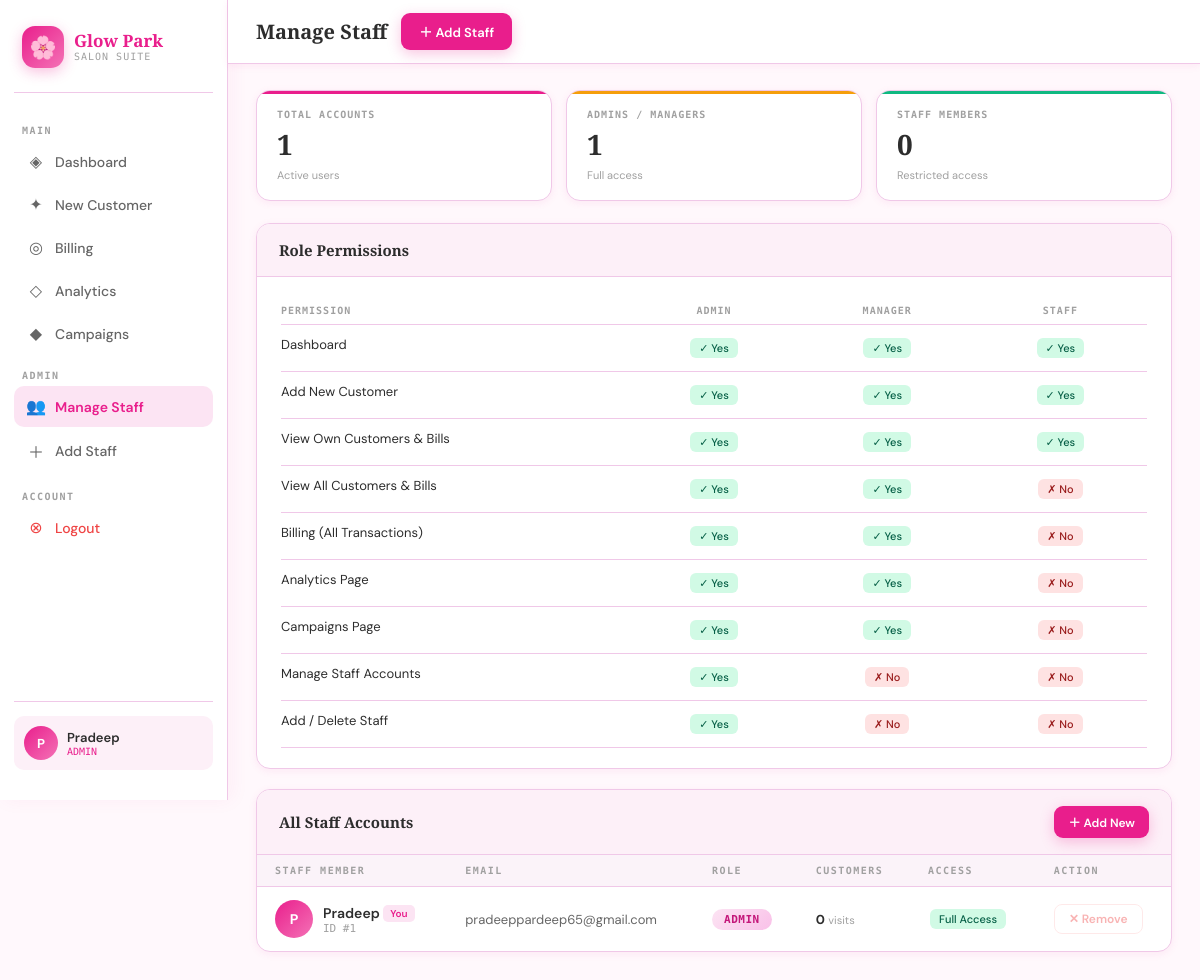
The app's page /staff (signed in) with its own data.
### app.py (models this page shows, shortened)
class User(db.Model, UserMixin):
    id       = db.Column(db.Integer, primary_key=True)
    name     = db.Column(db.String(100), nullable=False)
    email    = db.Column(db.String(100), unique=True, nullable=False)
    password = db.Column(db.String(100), nullable=False)
    role     = db.Column(db.String(20), nullable=False, default=ROLE_STAFF)

### app.py (the view)
@app.route('/staff')
@login_required
@admin_required
def manage_staff():
    return render_template('manage_staff.html', staff_list=User.query.order_by(User.name).all())

### app.py (called while the page is built)
def admin_required(f):
    @wraps(f)
    def decorated(*args, **kwargs):
        if not current_user.is_authenticated:
            return redirect(url_for('login'))
        if current_user.role not in ADMIN_ROLES:
            flash('Access denied. Admin only.', 'error')
            return redirect(url_for('dashboard'))
        return f(*args, **kwargs)
    return decorated

@lm.user_loader
def load_user(user_id):
    return User.query.get(int(user_id))

### templates/manage_staff.html (shortened to what this page needs)
{% extends 'base.html' %}
{% block page_title %}Manage Staff{% endblock %}
{% block topbar_actions %}
  <a href="{{ url_for('register') }}" class="btn btn-pink">＋ Add Staff</a>
{% endblock %}
{% block content %}
<div style="display:grid;grid-template-columns:repeat(3,1fr);gap:14px;margin-bottom:22px">
  {% set admin_count   = staff_list | selectattr('role','equalto','admin')   | list | length %}
  {% set manager_count = staff_list | selectattr('role','equalto','manager') | list | length %}
  {% set staff_count   = staff_list | selectattr('role','equalto','staff')   | list | length %}
  <div class="stat-card c-pink" style="padding:18px 20px">
    <div class="stat-label">Total Accounts</div>
    <div class="stat-value" style="font-size:28px">{{ staff_list|length }}</div>
    <div class="stat-sub">Active users</div>
  </div>
  <div class="stat-card c-amber" style="padding:18px 20px">
    <div class="stat-label">Admins / Managers</div>
    <div class="stat-value" style="font-size:28px">{{ admin_count + manager_count }}</div>
    <div class="stat-sub">Full access</div>
  </div>
  <div class="stat-card c-green" style="padding:18px 20px">
    <div class="stat-label">Staff Members</div>
    <div class="stat-value" style="font-size:28px">{{ staff_count }}</div>
    <div class="stat-sub">Restricted access</div>
  </div>
</div>
<div class="section-card" style="margin-bottom:20px">
  <div class="section-head">
    <div class="section-title">Role Permissions</div>
  </div>
  <div style="padding:20px 24px">
    <div style="display:grid;grid-template-columns:2fr 1fr 1fr 1fr;gap:0">
      <div style="font-size:10px;font-weight:600;color:var(--gray-light);letter-spacing:1px;text-transform:uppercase;font-family:'DM Mono',monospace;padding:8px 0;border-bottom:1px solid var(--pink-border)">Permission</div>
      <div style="font-size:10px;font-weight:600;color:var(--gray-light);letter-spacing:1px;text-transform:uppercase;font-family:'DM Mono',monospace;padding:8px 0;text-align:center;border-bottom:1px solid var(--pink-border)">Admin</div>
      <div style="font-size:10px;font-weight:600;color:var(--gray-light);letter-spacing:1px;text-transform:uppercase;font-family:'DM Mono',monospace;padding:8px 0;text-align:center;border-bottom:1px solid var(--pink-border)">Manager</div>
      <div style="font-size:10px;font-weight:600;color:var(--gray-light);letter-spacing:1px;text-transform:uppercase;font-family:'DM Mono',monospace;padding:8px 0;text-align:center;border-bottom:1px solid var(--pink-border)">Staff</div>
      {% set perms = [
        ('Dashboard', True, True, True),
        ('Add New Customer', True, True, True),
        ('View Own Customers & Bills', True, True, True),
        ('View All Customers & Bills', True, True, False),
        ('Billing (All Transactions)', True, True, False),
        ('Analytics Page', True, True, False),
        ('Campaigns Page', True, True, False),
        ('Manage Staff Accounts', True, False, False),
        ('Add / Delete Staff', True, False, False),
      ] %}
      {% for label, adm, mgr, stf in perms %}
      <div style="font-size:13px;color:var(--gray-dark);padding:11px 0;border-bottom:1px solid var(--pink-border)">{{ label }}</div>
      <div style="text-align:center;padding:11px 0;border-bottom:1px solid var(--pink-border)">
        <span class="permission-chip {{ 'perm-yes' if adm else 'perm-no' }}">{{ '✓ Yes' if adm else '✗ No' }}</span>
      </div>
      <div style="text-align:center;padding:11px 0;border-bottom:1px solid var(--pink-border)">
        <span class="permission-chip {{ 'perm-yes' if mgr else 'perm-no' }}">{{ '✓ Yes' if mgr else '✗ No' }}</span>
      </div>
      <div style="text-align:center;padding:11px 0;border-bottom:1px solid var(--pink-border)">
        <span class="permission-chip {{ 'perm-yes' if stf else 'perm-no' }}">{{ '✓ Yes' if stf else '✗ No' }}</span>
      </div>
      {% endfor %}
    </div>
  </div>
</div>
<div class="section-card">
  <div class="section-head">
    <div class="section-title">All Staff Accounts</div>
    <div class="section-actions">
      <a href="{{ url_for('register') }}" class="btn btn-pink" style="font-size:12px;padding:7px 14px">＋ Add New</a>
    </div>
  </div>
  <div class="table-wrap">
    <table>
      <thead>
        <tr>
          <th>Staff Member</th>
          <th>Email</th>
          <th>Role</th>
          <th>Customers</th>
          <th>Access</th>
          <th>Action</th>
        </tr>
      </thead>
      <tbody>
        {% for u in staff_list %}
        <tr>
          <td>
            <div style="display:flex;align-items:center;gap:10px">
              <div class="staff-avatar">{{ u.name[0].upper() }}</div>
              <div>
                <div style="font-weight:600;font-size:14px">
                  {{ u.name }}
                  {% if u.id == current_user.id %}
                    <span style="font-size:10px;background:var(--pink-light);color:var(--pink);padding:2px 7px;border-radius:5px;font-weight:600;vertical-align:middle">You</span>
                  {% endif %}
                </div>
                <div style="font-size:11px;color:var(--gray-light);font-family:'DM Mono',monospace">ID #{{ u.id }}</div>
              </div>
            </div>
          </td>
          <td style="font-size:13px;color:var(--gray-mid)">{{ u.email }}</td>
          <td>
            <span class="role-badge role-{{ u.role }}">{{ u.role }}</span>
          </td>
          <td style="font-size:13px">
            <b>{{ u.customers | length }}</b>
            <span style="font-size:11px;color:var(--gray-light)"> visits</span>
          </td>
          <td>
            {% if u.role in ['admin','manager'] %}
              <span class="permission-chip perm-yes">Full Access</span>
            {% else %}
              <span class="permission-chip perm-no">Own Customers Only</span>
            {% endif %}
          </td>
          <td>
            {% if u.id != current_user.id %}
            <form method="POST" action="{{ url_for('delete_staff', user_id=u.id) }}"
                  onsubmit="return confirm('Remove {{ u.name }}? This cannot be undone.')">
              <button type="submit" class="delete-btn">✕ Remove</button>
            </form>
            {% else %}
            <button class="delete-btn" disabled title="Cannot delete yourself">✕ Remove</button>
            {% endif %}
          </td>
        </tr>
        {% else %}
        <tr>
          <td colspan="6" style="text-align:center;padding:40px;color:var(--gray-light)">
            No staff accounts yet. <a href="{{ url_for('register') }}" style="color:var(--pink)">Add one →</a>
          </td>
        </tr>
        {% endfor %}
      </tbody>
    </table>
  </div>
</div>
{% endblock %}

### templates/base.html (shortened to what this page needs)
<!DOCTYPE html>
<html lang="en">
<head>
</head>
<body>
<aside class="sidebar">
  <div class="sidebar-brand">
    <div class="brand-icon">🌸</div>
    <div>
      <div class="brand-name">Glow Park</div>
      <div class="brand-sub">Salon Suite</div>
    </div>
  </div>
  <div class="nav-sec">Main</div>
  <a href="{{ url_for('dashboard') }}" class="nav-item {% if request.endpoint=='dashboard' %}active{% endif %}">
    <span class="nav-icon">◈</span> Dashboard
  </a>
  <a href="{{ url_for('new_visit') }}" class="nav-item {% if request.endpoint=='new_visit' %}active{% endif %}">
    <span class="nav-icon">✦</span> New Customer
  </a>
  <a href="{{ url_for('billing_view') }}" class="nav-item {% if request.endpoint=='billing_view' %}active{% endif %}">
    <span class="nav-icon">◎</span> Billing
  </a>
  {% if current_user.role in ['admin', 'manager'] %}
  <a href="{{ url_for('analytics_view') }}" class="nav-item {% if request.endpoint=='analytics_view' %}active{% endif %}">
    <span class="nav-icon">◇</span> Analytics
  </a>
  <a href="{{ url_for('campaigns_view') }}" class="nav-item {% if request.endpoint=='campaigns_view' %}active{% endif %}">
    <span class="nav-icon">◆</span> Campaigns
  </a>
  {% endif %}
  {% if current_user.role == 'admin' %}
  <div class="nav-sec" style="margin-top:14px">Admin</div>
  <a href="{{ url_for('manage_staff') }}" class="nav-item {% if request.endpoint=='manage_staff' %}active{% endif %}">
    <span class="nav-icon">👥</span> Manage Staff
  </a>
  <a href="{{ url_for('register') }}" class="nav-item {% if request.endpoint=='register' %}active{% endif %}">
    <span class="nav-icon">＋</span> Add Staff
  </a>
  {% endif %}
  <div class="nav-sec" style="margin-top:16px">Account</div>
  <a href="{{ url_for('logout') }}" class="nav-item" style="color:#EF4444">
    <span class="nav-icon">⊗</span> Logout
  </a>
  <div class="sidebar-bottom">
    <div class="user-card">
      <div class="user-avatar">{{ current_user.name[0].upper() }}</div>
      <div>
        <div class="user-name">{{ current_user.name }}</div>
        <div class="user-role">{{ current_user.role }}</div>
      </div>
    </div>
  </div>
</aside>
<div class="main">
  <div class="topbar">
    <div class="topbar-title">{% block page_title %}Dashboard{% endblock %}</div>
    {% block topbar_actions %}{% endblock %}
  </div>
  <div class="content">
    {% block content %}{% endblock %}
  </div>
</div>
</body>
</html>

### templates/manage_staff.html (style rules this page uses)
.role-badge { display:inline-flex; align-items:center; padding:4px 12px; border-radius:20px; font-size:11px; font-weight:700; font-family:'DM Mono',monospace; text-transform:uppercase; letter-spacing:.5px; }
.role-admin { background:linear-gradient(135deg,#FCE4F3,#F9C0E8); color:var(--pink-deep); }
.staff-avatar { width:38px; height:38px; border-radius:50%; background:linear-gradient(135deg,var(--pink),var(--pink-soft)); display:flex; align-items:center; justify-content:center; font-size:14px; font-weight:700; color:#fff; flex-shrink:0; }
.permission-chip { display:inline-flex; align-items:center; gap:4px; padding:3px 9px; border-radius:6px; font-size:11px; font-weight:500; margin:2px; }
.perm-yes { background:#D1FAE5; color:#065F46; }
.perm-no { background:#FEE2E2; color:#991B1B; }
.delete-btn { background:transparent; border:1.5px solid #FECACA; color:#EF4444; border-radius:8px; padding:6px 14px; font-size:12px; font-weight:600; cursor:pointer; font-family:'DM Sans',sans-serif; transition:all .16s; }
.delete-btn:disabled { opacity:.4; cursor:not-allowed; }

### records on screen
User: name "P", name "Pradeep", role "ADMIN", shows "You", id "1", email "pradeeppardeep65@gmail.com", customers|length "0", shows "Full Access", shows "✕ Remove"

### other values on screen
{{ staff_list|length }} "1"
{{ admin_count + manager_count }} "1"
{{ staff_count }} "0"
{{ label }} "Dashboard" "Add New Customer" "View Own Customers & Bills" "View All Customers & Bills" "Billing (All Transactions)" "Analytics Page" "Campaigns Page" "Manage Staff Accounts" "Add / Delete Staff"
{{ '✓ Yes' if adm else '✗ No' }} "✓ Yes" "✓ Yes" "✓ Yes" "✓ Yes" "✓ Yes" "✓ Yes" "✓ Yes" "✓ Yes" "✓ Yes"
{{ '✓ Yes' if mgr else '✗ No' }} "✓ Yes" "✓ Yes" "✓ Yes" "✓ Yes" "✓ Yes" "✓ Yes" "✓ Yes" "✗ No" "✗ No"
{{ '✓ Yes' if stf else '✗ No' }} "✓ Yes" "✓ Yes" "✓ Yes" "✗ No" "✗ No" "✗ No" "✗ No" "✗ No" "✗ No"
